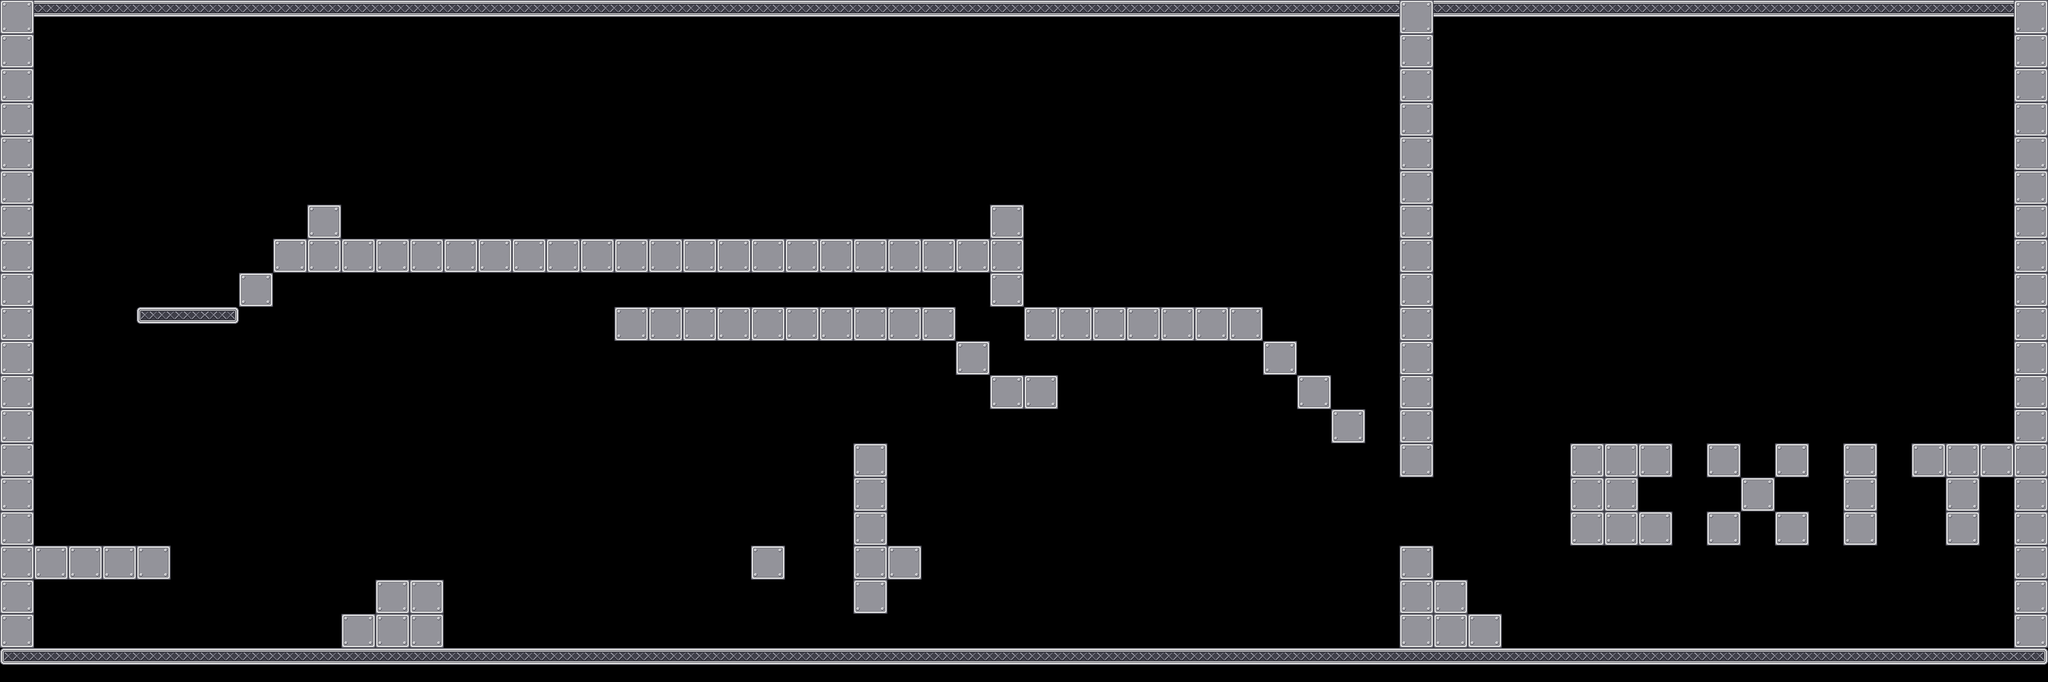

This is a level from a 2D game, rendered from its Tiled map with the project's own tilesets. A one-line summary and the map file follow, with tile-layer data summarised:
An orthogonal 60x20 tile map with 64x64 px tiles, 1 tile layer (Calque de Tile 1), 6 tilesets and 129 objects (3x Repulsive).

<map version="1.0" orientation="orthogonal" width="60" height="20" tilewidth="64" tileheight="64">
 <tileset firstgid="1" name="mur" tilewidth="64" tileheight="64">
  <image source="mur.png" trans="ffffff" width="64" height="64" />
 </tileset>
 <tileset firstgid="2" name="sol" tilewidth="64" tileheight="64">
  <image source="sol.png" trans="ffffff" width="64" height="64" />
 </tileset>
 <tileset firstgid="3" name="alone" tilewidth="64" tileheight="64">
  <image source="alone.png" width="64" height="64" />
 </tileset>
 <tileset firstgid="4" name="left" tilewidth="64" tileheight="64">
  <image source="left.png" width="64" height="64" />
 </tileset>
 <tileset firstgid="5" name="mid" tilewidth="64" tileheight="64">
  <image source="mid.png" width="64" height="64" />
 </tileset>
 <tileset firstgid="6" name="right" tilewidth="64" tileheight="64">
  <image source="right.png" width="64" height="64" />
 </tileset>
 <layer name="Calque de Tile 1" width="60" height="20">
  <data>[1200 cells, 264 non-empty, 5 distinct tile ids]</data>
 </layer>
 <objectgroup color="#00ff00" name="wall" width="60" height="20">
  <object x="0" y="0" width="64" height="1216" />
  <object x="3776" y="0" width="64" height="1216" />
  <object x="2624" y="1024" width="64" height="192" />
  <object x="768" y="1088" width="64" height="128" />
  <object x="2624" y="64" width="64" height="832" />
  <object x="1600" y="832" width="64" height="320" />
 </objectgroup>
 <objectgroup color="#0000ff" name="platform" width="60" height="20">
  <object x="0" y="1216" width="3840" height="64" />
  <object x="64" y="0" width="3712" height="64" />
  <object x="2688" y="1088" width="64" height="64" />
  <object x="2752" y="1152" width="64" height="64" />
  <object x="704" y="1088" width="64" height="64" />
  <object x="640" y="1152" width="64" height="64" />
  <object x="2368" y="640" width="64" height="64" />
  <object x="2432" y="704" width="64" height="64" />
  <object x="512" y="448" width="768" height="64" />
  <object x="64" y="1024" width="256" height="64" />
  <object x="1664" y="1024" width="64" height="64" />
  <object x="2496" y="768" width="64" height="64" />
  <object x="1152" y="576" width="640" height="64" />
  <object x="1920" y="576" width="448" height="64" />
  <object x="1856" y="512" width="64" height="64" />
  <object x="1792" y="640" width="64" height="64" />
  <object x="1856" y="704" width="128" height="64" />
  <object x="448" y="512" width="64" height="64" />
  <object x="256" y="576" width="192" height="64" />
  <object x="576" y="384" width="64" height="64" />
  <object x="1856" y="384" width="64" height="64" />
  <object x="1600" y="448" width="64" height="64" />
  <object x="1728" y="448" width="192" height="64" />
  <object x="1472" y="448" width="64" height="64" />
  <object x="1280" y="448" width="128" height="64" />
 </objectgroup>
 <objectgroup color="#ffffff" name="movable" width="60" height="20" />
 <objectgroup color="#ff6666" name="destroyable" width="60" height="20">
  <object x="1600" y="768" width="64" height="64" />
  <object x="1728" y="1024" width="64" height="64" />
  <object x="1792" y="1024" width="64" height="64" />
  <object x="1856" y="1024" width="64" height="64" />
  <object x="1920" y="1024" width="64" height="64" />
  <object x="1984" y="1024" width="64" height="64" />
  <object x="2048" y="1024" width="64" height="64" />
  <object x="2112" y="1024" width="64" height="64" />
  <object x="2176" y="1024" width="64" height="64" />
  <object x="2240" y="1024" width="64" height="64" />
  <object x="2304" y="1024" width="64" height="64" />
  <object x="2368" y="1024" width="64" height="64" />
  <object x="2432" y="1024" width="64" height="64" />
  <object x="2496" y="1024" width="64" height="64" />
  <object x="2560" y="1024" width="64" height="64" />
  <object x="1664" y="896" width="64" height="64" />
  <object x="1728" y="960" width="64" height="64" />
  <object x="1920" y="640" width="64" height="64" />
 </objectgroup>
 <objectgroup color="#ff0000" name="metalman" width="60" height="20">
  <object x="384" y="1152" width="64" height="64" />
 </objectgroup>
 <objectgroup color="#ff0000" name="themagnet" width="60" height="20">
  <object x="512" y="1152" width="64" height="64" />
 </objectgroup>
 <objectgroup color="#800000" name="generator" width="60" height="20">
  <object type="Repulsive" x="896" y="576" width="64" height="64">
   <properties>
    <property name="id" value="6" />
   </properties>
  </object>
  <object type="Repulsive" x="1408" y="1024" width="64" height="64">
   <properties>
    <property name="id" value="6" />
   </properties>
  </object>
  <object type="Repulsive" x="1024" y="1216" width="64" height="64">
   <properties>
    <property name="id" value="6" />
   </properties>
  </object>
 </objectgroup>
 <objectgroup color="#66ccff" name="switch" width="60" height="20">
  <object x="1920" y="512" width="64" height="64">
   <properties>
    <property name="id" value="6" />
    <property name="image" value="switch.png" />
   </properties>
  </object>
  <object x="64" y="1152" width="64" height="64">
   <properties>
    <property name="id" value="6" />
    <property name="image" value="switch.png" />
   </properties>
  </object>
  <object x="2880" y="1152" width="64" height="64">
   <properties>
    <property name="id" value="6" />
    <property name="image" value="switch.png" />
   </properties>
  </object>
 </objectgroup>
 <objectgroup color="#e6e6e6" name="metal" width="60" height="20">
  <object x="1152" y="128" width="64" height="64">
   <properties>
    <property name="magnet" value="static" />
    <property name="physic" value="static" />
   </properties>
  </object>
  <object x="832" y="128" width="64" height="64">
   <properties>
    <property name="magnet" value="static" />
    <property name="physic" value="static" />
   </properties>
  </object>
  <object x="1536" y="448" width="64" height="64">
   <properties>
    <property name="magnet" value="static" />
    <property name="physic" value="static" />
   </properties>
  </object>
  <object x="1664" y="448" width="64" height="64">
   <properties>
    <property name="magnet" value="static" />
    <property name="physic" value="static" />
   </properties>
  </object>
  <object x="1408" y="448" width="64" height="64">
   <properties>
    <property name="magnet" value="static" />
    <property name="physic" value="static" />
   </properties>
  </object>
 </objectgroup>
 <objectgroup color="#333333" name="gate" width="60" height="20">
  <object x="2560" y="832" width="64" height="64">
   <properties>
    <property name="id" value="3" />
   </properties>
  </object>
  <object x="512" y="960" width="128" height="64">
   <properties>
    <property name="enabled" value="true" />
    <property name="id" value="4" />
   </properties>
  </object>
  <object x="2624" y="896" width="64" height="128">
   <properties>
    <property name="id" value="5" />
   </properties>
  </object>
  <object x="256" y="832" width="128" height="64">
   <properties>
    <property name="enabled" value="true" />
    <property name="id" value="4" />
   </properties>
  </object>
  </objectgroup>
 <objectgroup color="#004080" name="acid" width="60" height="20">
  <!-- 47 objects omitted --></objectgroup>
 <objectgroup color="#ffff00" name="arc" width="60" height="20" />
 <objectgroup color="#ffff00" name="levelend" width="60" height="20">
  <!-- 1 objects omitted --></objectgroup>
 <objectgroup color="#800080" name="gateswitch" width="60" height="20">
  <!-- 5 objects omitted --></objectgroup>
</map>
<!-- 63 of 129 objects omitted -->
